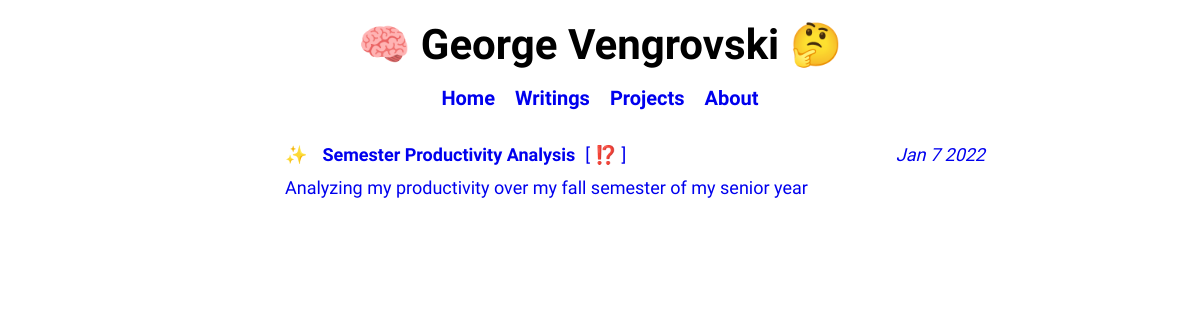
Page /writings on the earlier database version.
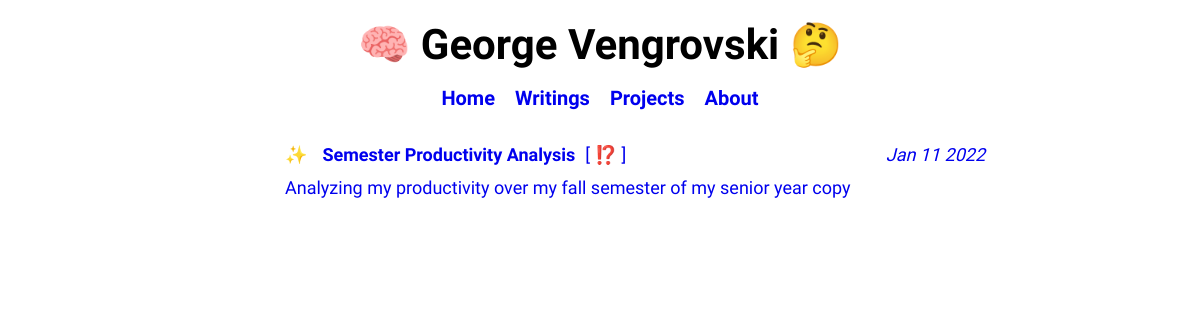
Same page on the later database version.
### tables this page shows
CREATE TABLE posts (
    id INTEGER PRIMARY KEY AUTOINCREMENT,
    created TEXT,
    title TEXT NOT NULL,
    readtime INTEGER,
    content TEXT NOT NULL,
    previewText TEXT,
    topic TEXT NOT NULL
);

### main.py (the view)
@app.route('/writings')
def writings():
    posts = getAllPosts()
    return render_template('writings.html', posts=posts)

### main.py (called while the page is built)
def get_db_connection():
    connection = sqlite3.connect('database.db')
    connection.row_factory = sqlite3.Row
    return connection

def getAllPosts():
    connection = get_db_connection()
    posts = connection.execute('SELECT * FROM posts').fetchall()
    connection.close()
    return posts

### templates/writings.html (shortened to what this page needs)
{% extends 'base.html' %} {% block title %} Home {% endblock %} {% block body %} {% for post in posts %}
<div class="libaryText">
    <a id="libaryPosts" href="{{  url_for('post', post_id=post['id']) }}">
        <div id="libaryEntry">
            <div id="libaryTopRow">
                <p id="libaryEmoji"> &#10024; </p>
                <p id="libaryTitle"> {{ post['title'] | safe}} </p>
                <p id="libaryTopic"> [ {{ post['topic'] | safe }} ]</p>
                <p id="libaryDate"> {{ post['created']}} </p>
            </div>
            <div id="libaryBottomRow">
                <p id="libaryPreview"> {{ post['previewText']}} </p>
            </div>
        </div>
    </a>
</div>
{% endfor %} {% endblock %}

### templates/base.html (shortened to what this page needs)
<!doctype html>
<html>
<head>
    <link rel="stylesheet" type="text/css" href="{{ url_for('static',filename='styles/style.css') }}">
</head>
<body>
    <div id="navBar">
        <div id="navRow1">
            <h1 id="navTitle"> &#129504; George Vengrovski &#129300; </h1>
        </div>
        <div id="navRow2">
            <a id="link" href="/">
                <h2 id="navRow2Items"> Home </h2>
            </a>
            <a id="link" href="/writings">
                <h2 id="navRow2Items"> Writings </h2>
            </a>
            <a id="link" href="/projects">
                <h2 id="navRow2Items"> Projects </h2>
            </a>
            <a id="link" href="/about">
                <h2 id="navRow2Items"> About </h2>
            </a>
        </div>
    </div>
    <div>
        {% block body %} {% endblock %}
    </div>
</body>
</html>

### static/styles/style.css (style rules this page uses)
body { max-width: 700px; margin: auto; display: flex; flex-direction: column; justify-content: space-evenly; padding: 20px; }
h1 { font-family: 'Inconsolata', monospace; text-align: center; }
p { font-size: 18px; margin: 0; padding: 0; font-family: 'Inconsolata', monospace; line-height: 1.25; }
#navBar { font-family: 'Inconsolata', monospace; display: flex; flex-direction: column; }
#navRow1 { text-align: center; }
#navRow2 { display: flex; flex-direction: row; justify-content: center; }
#navRow2Items { margin-left: 10px; margin-right: 10px; font-size: 20px; }
#navTitle { margin: 0; padding: 0; font-size: 42px; }
:-webkit-any-link { text-decoration: none; }
.libaryText { font-family: 'Inconsolata', monospace; }
#libaryTitle { font-weight: 700; justify-self: flex-start; }
#libaryTopic { margin-left: 10px; margin-right: 10px; justify-self: flex-start; flex: 0 0 auto; }
#libaryEntry { display: flex; align-items: baseline; flex-direction: column; justify-content: center; align-content: space-between; flex-wrap: wrap; }
#libaryDate { font-style: italic; margin-left: auto; justify-self: flex-end; flex: 0 0 auto; display: flex; }
#libaryTopRow { display: flex; align-items: baseline; flex-direction: row; justify-content: flex-start; width: 100%; }
#libaryBottomRow { display: flex; align-items: baseline; flex-direction: row; justify-content: flex-start; margin-left: 35px; margin-top: 10px; margin-bottom: 45px; }
#libaryEmoji { margin-right: 15px; justify-self: flex-start; }

Differences in the rows shown:
changed posts "Semester Productivity Analysis": created "Jan 7 2022" → "Jan 11 2022"; previewText "Analyzing my productivity over my fall semester of my senior year" → "Analyzing my productivity over my fall semester of my senior year copy"
